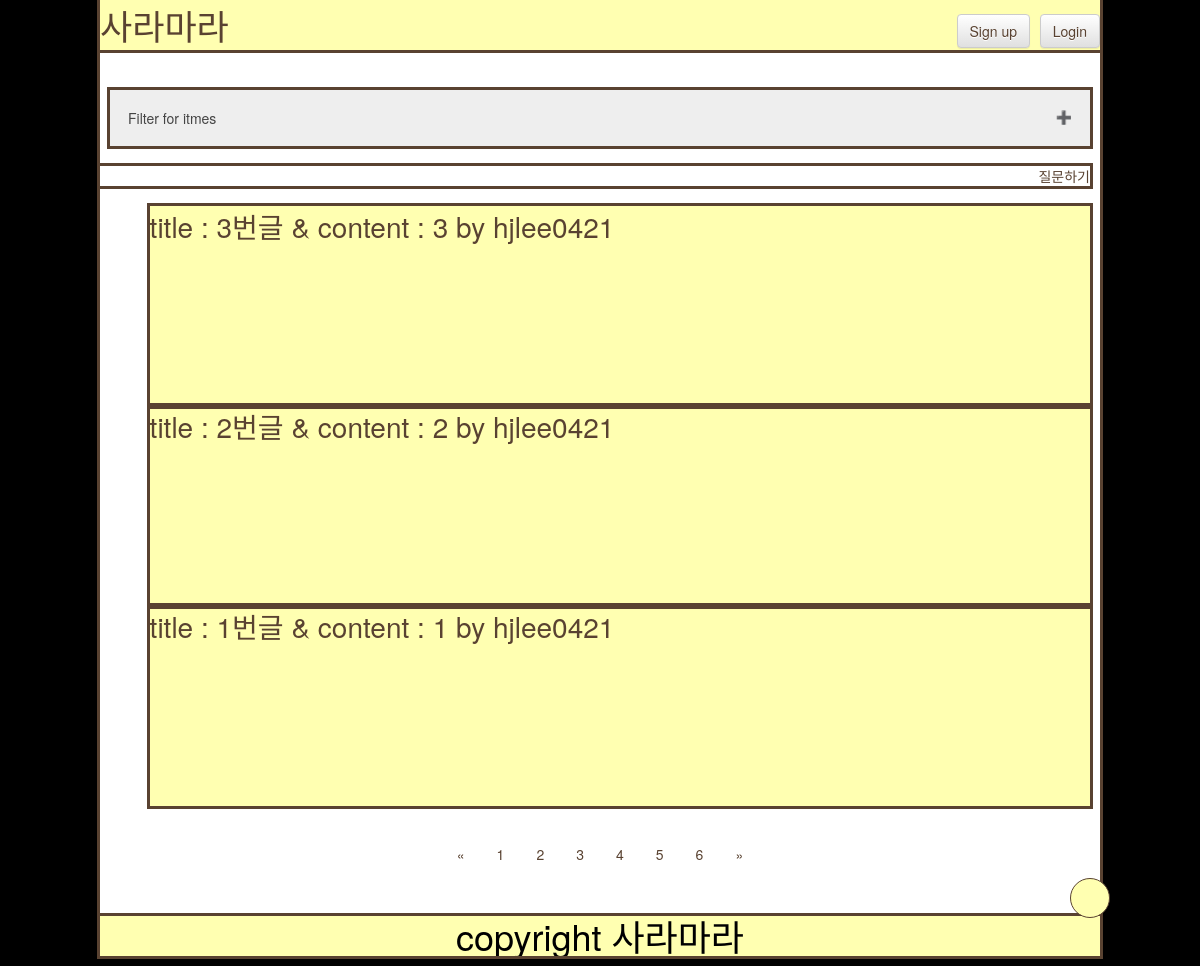
The app's page /posts/, older data.
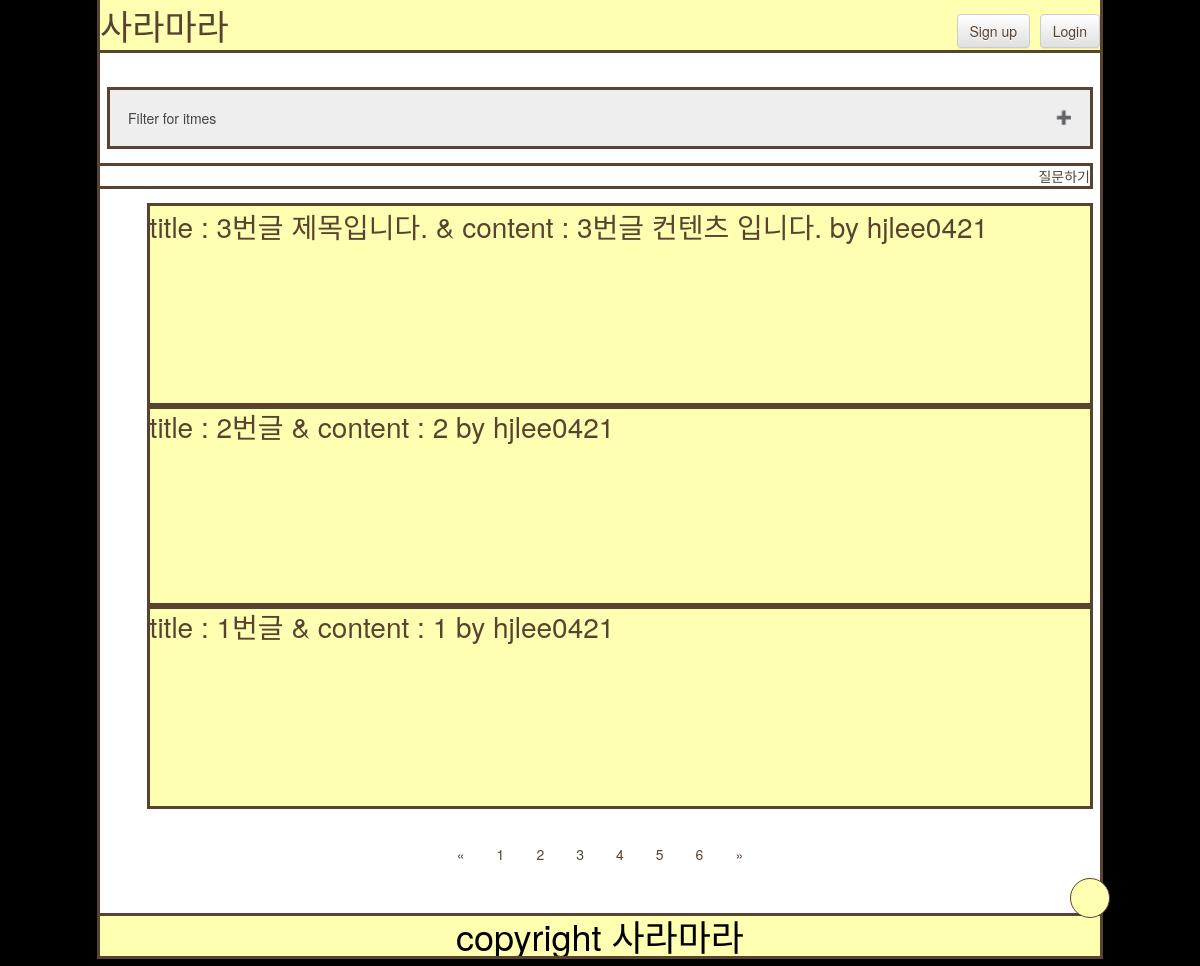
The same page, newer data.
### posts/models.py (models this page shows, shortened)
class Post(models.Model):
    author = models.ForeignKey(
        settings.AUTH_USER_MODEL, on_delete=models.CASCADE)  # 추천!
    title = models.CharField(max_length=128)
    content = models.TextField()
    price = models.CharField(max_length=128, default='NA', null=True)
    brand = models.CharField(max_length=128, default='NA', null=True)
    link = models.CharField(
        max_length=128, blank=True, null=True)
    pup_date = models.DateTimeField(auto_now_add=True,
                                    verbose_name='date published')
    sara = models.TextField(blank=True, null=True)
    mara = models.TextField(blank=True, null=True)
    CATEGORY_CHOICES = (
        ('상의', '상의'),
        ('하의', '하의'),
        ('신발', '신발'),
        ('기타', '기타'),
    )
    category = models.CharField(
        max_length=128, choices=CATEGORY_CHOICES, default='상의', null=False)
    class Meta:
        ordering = ['-id']

class User(AbstractUser):
    age = models.IntegerField(default=0)
    gender = models.IntegerField(default=0)

### posts/views.py (the view)
# urls.py: path('', views.IndexView.as_view(), name='index'),
class IndexView(generic.ListView):
    template_name = 'posts/index.html'
    context_object_name = 'latest_post_list'
    def get_queryset(self):
        return Post.objects.all()  # .order_by('-id')

### posts/templates/posts/index.html (shortened to what this page needs)
{% extends 'posts/base.html' %} {% block content %}
<br />
<div class="items-sort">
  <button class="accordion">Filter for itmes</button>
</div>
<br />
<div class="ask-list">
  <a href="{% url 'posts:ask' %}">질문하기</a>
</div>
<br />
<div class="items-wrap">
  {% if latest_post_list %}
  <ul>
    {% for post in latest_post_list %}
    <a href="{% url 'posts:detail' post.id %}"
      ><div class="single-item">
        title : {{post.title}} & content : {{post.content}} by {{post.author}}
      </div>
    </a>
    {% endfor %}
  </ul>
  {% else %}
  <p>no posts are available</p>
  {% endif %}
</div>
<div class="wrap-pagination">
  <div class="pagination">
    <a href="#">&laquo;</a>
    <a href="#">1</a>
    <a href="#">2</a>
    <a href="#">3</a>
    <a href="#">4</a>
    <a href="#">5</a>
    <a href="#">6</a>
    <a href="#">&raquo;</a>
  </div>
</div>
{% endblock %}

### posts/templates/posts/base.html (shortened to what this page needs)
<!DOCTYPE html>
<html>
  <head>
    {% load static %}
    <link
      rel="stylesheet"
      type="text/css"
      href="{% static 'posts/style.css' %}"
    />
    <link
      rel="stylesheet"
      href="//maxcdn.bootstrapcdn.com/bootstrap/3.2.0/css/bootstrap.min.css"
    />
    <link
      rel="stylesheet"
      href="//maxcdn.bootstrapcdn.com/bootstrap/3.2.0/css/bootstrap-theme.min.css"
    />
  </head>
  <body style="background-color: black;">
    <div class="mylayout" style="background-color: white;">
      <header>
        <a href="{% url 'posts:index' %}">
          사라마라
        </a>
        {% if user.is_authenticated %}
        <a
          class="btn btn-default"
          href="{% url 'posts:ask' %}"
          style="float: right;"
          >New Post</a
        >
        <p style="float: right;">
            <div style="font-size: 2rem; color: green; display: inline; float: right;">Welcome, {{ user.username }}
                <small>(<a href="{% url 'susers:signout' %}">Logout</a>)</small>
                &nbsp;&nbsp;
            </div>
        </p>
        {% else %}
        <div style="float: right;">
          <a class="btn btn-default" href="{% url 'susers:signup' %}"
            >Sign up</a
          >
          <a class="btn btn-default" href="{% url 'susers:signin' %}">Login</a>
        </div>
        {% endif %}
      </header>
      <div class="dropdown">
        <button onclick="myFunction()" class="dropbtn"></button>
      </div>
      <br />
      {% block content %}
      {% endblock %}
      <footer>
        <h1>copyright 사라마라</h1>
      </footer>
    </div>
  </body>
</html>

### posts/static/posts/style.css (style rules this page uses)
body { display: block; margin: 1%; background-color: #000000; }
h1 { outline-style: solid; outline-color: #594231; background-color: #ffffb1; display: block; font-size: 2em; margin: 0 auto; }
header { outline-style: solid; outline-color: #594231; background-color: #ffffb1; text-align: left; font-size: 35px; position: relative; }
.mylayout { outline-style: solid; outline-color: #594231; position: relative; width: 100%; max-width: 1000px; margin: 0 auto; }
.dropbtn { background-color: #ffffb1; border: 1px solid; border-color: #594231; color: #594231; height: 40px; width: 40px; border-radius: 100%; position: fixed; z-index: 1000; bottom: 5%; right: 7.5%; cursor: pointer; vertical-align: top; background-position: -276px -116px; outline: 0; }
footer { outline-style: solid; outline-color: #594231; text-align: center; font-size: 20px; color: black; position: relative; width: 100%; max-width: 1000px; margin: auto; z-index: 1; }
.items-sort { outline-style: solid; outline-color: #594231; width: 98%; margin: 0 auto; }
.accordion { background-color: #eee; color: #444; cursor: pointer; padding: 18px; width: 100%; height: auto; text-align: left; border: none; outline: none; transition: 0.4s; }
.accordion:after { content: "\02795"; font-size: 13px; color: #777; float: right; margin-left: 5px; }
.ask-list { outline-style: solid; outline-color: #594231; text-align: right; width: 99%; }
.items-wrap { margin: 0 auto; }
.single-item { outline-style: solid; outline-color: #594231; background-color: #ffffb1; height: 200px; width: 98%; max-width: 1000px; display: block; font-size: 2em; margin: 0 auto; }
.wrap-pagination { text-align: center; }
.pagination { display: inline-block; }
.pagination a { color: black; float: left; padding: 8px 16px; text-decoration: none; }
a { color: #594231; text-decoration: none; }
a:link { color: #594231; text-decoration: none; }

Row changes from the older to the newer data that the page shows:
changed Post: title "3번글" → "3번글 제목입니다."; content "3" → "3번글 컨텐츠 입니다."
